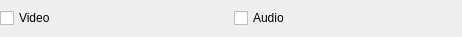
<?xml version="1.0" encoding="UTF-8"?>
<ui version="4.0">
 <class>VideoSessionControlsWidget</class>
 <widget class="QWidget" name="VideoSessionControlsWidget">
  <property name="geometry">
   <rect>
    <x>0</x>
    <y>0</y>
    <width>462</width>
    <height>37</height>
   </rect>
  </property>
  <property name="windowTitle">
   <string>VideoSessionControlsWidget</string>
  </property>
  <layout class="QHBoxLayout" name="horizontalLayout_2">
   <property name="margin">
    <number>0</number>
   </property>
   <item>
    <layout class="QHBoxLayout" name="horizontalLayout">
     <item>
      <widget class="QCheckBox" name="videoCheckBox">
       <property name="text">
        <string>Video</string>
       </property>
       <property name="checked">
        <bool>false</bool>
       </property>
      </widget>
     </item>
     <item>
      <widget class="QCheckBox" name="audioCheckBox">
       <property name="text">
        <string>Audio</string>
       </property>
      </widget>
     </item>
    </layout>
   </item>
  </layout>
 </widget>
 <resources/>
 <connections/>
</ui>
